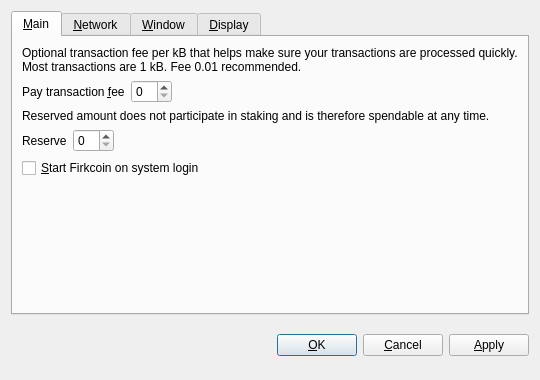
<?xml version="1.0" encoding="UTF-8"?>
<ui version="4.0">
 <class>OptionsDialog</class>
 <widget class="QDialog" name="OptionsDialog">
  <property name="geometry">
   <rect>
    <x>0</x>
    <y>0</y>
    <width>540</width>
    <height>380</height>
   </rect>
  </property>
  <property name="windowTitle">
   <string>Options</string>
  </property>
  <property name="modal">
   <bool>true</bool>
  </property>
  <layout class="QVBoxLayout" name="verticalLayout">
   <item>
    <widget class="QTabWidget" name="tabWidget">
     <property name="tabPosition">
      <enum>QTabWidget::North</enum>
     </property>
     <property name="currentIndex">
      <number>0</number>
     </property>
     <widget class="QWidget" name="tabMain">
      <attribute name="title">
       <string>&amp;Main</string>
      </attribute>
      <layout class="QVBoxLayout" name="verticalLayout_Main">
       <item>
        <widget class="QLabel" name="transactionFeeInfoLabel">
         <property name="text">
          <string>Optional transaction fee per kB that helps make sure your transactions are processed quickly. Most transactions are 1 kB. Fee 0.01 recommended.</string>
         </property>
         <property name="textFormat">
          <enum>Qt::PlainText</enum>
         </property>
         <property name="wordWrap">
          <bool>true</bool>
         </property>
        </widget>
       </item>
       <item>
        <layout class="QHBoxLayout" name="horizontalLayoutFee">
         <item>
          <widget class="QLabel" name="transactionFeeLabel">
           <property name="text">
            <string>Pay transaction &amp;fee</string>
           </property>
           <property name="textFormat">
            <enum>Qt::PlainText</enum>
           </property>
           <property name="buddy">
            <cstring>transactionFee</cstring>
           </property>
          </widget>
         </item>
         <item>
          <widget class="BitcoinAmountField" name="transactionFee"/>
         </item>
         <item>
          <spacer name="horizontalSpacerFee">
           <property name="orientation">
            <enum>Qt::Horizontal</enum>
           </property>
           <property name="sizeHint" stdset="0">
            <size>
             <width>40</width>
             <height>20</height>
            </size>
           </property>
          </spacer>
         </item>
        </layout>
       </item>
       <item>
        <widget class="QLabel" name="reserveBalanceInfoLabel">
         <property name="text">
          <string>Reserved amount does not participate in staking and is therefore spendable at any time.</string>
         </property>
         <property name="textFormat">
          <enum>Qt::PlainText</enum>
         </property>
         <property name="wordWrap">
          <bool>true</bool>
         </property>
        </widget>
       </item>
       <item>
        <layout class="QHBoxLayout" name="horizontalLayoutReserveBalance">
         <item>
          <widget class="QLabel" name="reserveBalanceLabel">
           <property name="text">
            <string>Reserve</string>
           </property>
           <property name="textFormat">
            <enum>Qt::PlainText</enum>
           </property>
           <property name="buddy">
            <cstring>reserveBalance</cstring>
           </property>
          </widget>
         </item>
         <item>
          <widget class="BitcoinAmountField" name="reserveBalance"/>
         </item>
         <item>
          <spacer name="horizontalSpacerReserveBalance">
           <property name="orientation">
            <enum>Qt::Horizontal</enum>
           </property>
           <property name="sizeHint" stdset="0">
            <size>
             <width>40</width>
             <height>20</height>
            </size>
           </property>
          </spacer>
         </item>
        </layout>
       </item>
       <item>
        <widget class="QCheckBox" name="bitcoinAtStartup">
         <property name="toolTip">
          <string>Automatically start Firkcoin after logging in to the system.</string>
         </property>
         <property name="text">
          <string>&amp;Start Firkcoin on system login</string>
         </property>
        </widget>
       </item>
       <item>
        <spacer name="verticalSpacer_Main">
         <property name="orientation">
          <enum>Qt::Vertical</enum>
         </property>
         <property name="sizeHint" stdset="0">
          <size>
           <width>20</width>
           <height>40</height>
          </size>
         </property>
        </spacer>
       </item>
      </layout>
     </widget>
     <widget class="QWidget" name="tabNetwork">
      <attribute name="title">
       <string>&amp;Network</string>
      </attribute>
      <layout class="QVBoxLayout" name="verticalLayout_Network">
       <item>
        <widget class="QCheckBox" name="mapPortUpnp">
         <property name="toolTip">
          <string>Automatically open the Firkcoin client port on the router. This only works when your router supports UPnP and it is enabled.</string>
         </property>
         <property name="text">
          <string>Map port using &amp;UPnP</string>
         </property>
        </widget>
       </item>
       <item>
        <widget class="QCheckBox" name="connectSocks">
         <property name="toolTip">
          <string>Connect to the Firkcoin network through a SOCKS proxy (e.g. when connecting through Tor).</string>
         </property>
         <property name="text">
          <string>&amp;Connect through SOCKS proxy:</string>
         </property>
        </widget>
       </item>
       <item>
        <layout class="QHBoxLayout" name="horizontalLayout_Network">
         <item>
          <widget class="QLabel" name="proxyIpLabel">
           <property name="text">
            <string>Proxy &amp;IP:</string>
           </property>
           <property name="textFormat">
            <enum>Qt::PlainText</enum>
           </property>
           <property name="buddy">
            <cstring>proxyIp</cstring>
           </property>
          </widget>
         </item>
         <item>
          <widget class="QValidatedLineEdit" name="proxyIp">
           <property name="maximumSize">
            <size>
             <width>140</width>
             <height>16777215</height>
            </size>
           </property>
           <property name="toolTip">
            <string>IP address of the proxy (e.g. 127.0.0.1)</string>
           </property>
          </widget>
         </item>
         <item>
          <widget class="QLabel" name="proxyPortLabel">
           <property name="text">
            <string>&amp;Port:</string>
           </property>
           <property name="textFormat">
            <enum>Qt::PlainText</enum>
           </property>
           <property name="buddy">
            <cstring>proxyPort</cstring>
           </property>
          </widget>
         </item>
         <item>
          <widget class="QLineEdit" name="proxyPort">
           <property name="maximumSize">
            <size>
             <width>55</width>
             <height>16777215</height>
            </size>
           </property>
           <property name="toolTip">
            <string>Port of the proxy (e.g. 9050)</string>
           </property>
          </widget>
         </item>
         <item>
          <widget class="QLabel" name="socksVersionLabel">
           <property name="text">
            <string>SOCKS &amp;Version:</string>
           </property>
           <property name="textFormat">
            <enum>Qt::PlainText</enum>
           </property>
           <property name="buddy">
            <cstring>socksVersion</cstring>
           </property>
          </widget>
         </item>
         <item>
          <widget class="QValueComboBox" name="socksVersion">
           <property name="toolTip">
            <string>SOCKS version of the proxy (e.g. 5)</string>
           </property>
          </widget>
         </item>
         <item>
          <spacer name="horizontalSpacer_Network">
           <property name="orientation">
            <enum>Qt::Horizontal</enum>
           </property>
           <property name="sizeHint" stdset="0">
            <size>
             <width>40</width>
             <height>20</height>
            </size>
           </property>
          </spacer>
         </item>
        </layout>
       </item>
       <item>
        <spacer name="verticalSpacer_Network">
         <property name="orientation">
          <enum>Qt::Vertical</enum>
         </property>
         <property name="sizeHint" stdset="0">
          <size>
           <width>20</width>
           <height>40</height>
          </size>
         </property>
        </spacer>
       </item>
      </layout>
     </widget>
     <widget class="QWidget" name="tabWindow">
      <attribute name="title">
       <string>&amp;Window</string>
      </attribute>
      <layout class="QVBoxLayout" name="verticalLayout_Window">
       <item>
        <widget class="QCheckBox" name="minimizeToTray">
         <property name="toolTip">
          <string>Show only a tray icon after minimizing the window.</string>
         </property>
         <property name="text">
          <string>&amp;Minimize to the tray instead of the taskbar</string>
         </property>
        </widget>
       </item>
       <item>
        <widget class="QCheckBox" name="minimizeOnClose">
         <property name="toolTip">
          <string>Minimize instead of exit the application when the window is closed. When this option is enabled, the application will be closed only after selecting Quit in the menu.</string>
         </property>
         <property name="text">
          <string>M&amp;inimize on close</string>
         </property>
        </widget>
       </item>
       <item>
        <spacer name="verticalSpacer_Window">
         <property name="orientation">
          <enum>Qt::Vertical</enum>
         </property>
         <property name="sizeHint" stdset="0">
          <size>
           <width>20</width>
           <height>40</height>
          </size>
         </property>
        </spacer>
       </item>
      </layout>
     </widget>
     <widget class="QWidget" name="tabDisplay">
      <attribute name="title">
       <string>&amp;Display</string>
      </attribute>
      <layout class="QVBoxLayout" name="verticalLayout_Display">
       <item>
        <layout class="QHBoxLayout" name="horizontalLayout_1_Display">
         <item>
          <widget class="QLabel" name="langLabel">
           <property name="text">
            <string>User Interface &amp;language:</string>
           </property>
           <property name="textFormat">
            <enum>Qt::PlainText</enum>
           </property>
           <property name="buddy">
            <cstring>lang</cstring>
           </property>
          </widget>
         </item>
         <item>
          <widget class="QValueComboBox" name="lang">
           <property name="toolTip">
            <string>The user interface language can be set here. This setting will take effect after restarting Firkcoin.</string>
           </property>
          </widget>
         </item>
        </layout>
       </item>
       <item>
        <layout class="QHBoxLayout" name="horizontalLayout_2_Display">
         <item>
          <widget class="QLabel" name="unitLabel">
           <property name="text">
            <string>&amp;Unit to show amounts in:</string>
           </property>
           <property name="textFormat">
            <enum>Qt::PlainText</enum>
           </property>
           <property name="buddy">
            <cstring>unit</cstring>
           </property>
          </widget>
         </item>
         <item>
          <widget class="QValueComboBox" name="unit">
           <property name="toolTip">
            <string>Choose the default subdivision unit to show in the interface and when sending coins.</string>
           </property>
          </widget>
         </item>
        </layout>
       </item>
       <item>
        <widget class="QCheckBox" name="displayAddresses">
         <property name="toolTip">
          <string>Whether to show Firkcoin addresses in the transaction list or not.</string>
         </property>
         <property name="text">
          <string>&amp;Display addresses in transaction list</string>
         </property>
        </widget>
       </item>
       <item>
        <widget class="QCheckBox" name="coinControlFeatures">
         <property name="toolTip">
          <string>Whether to show coin control features or not.</string>
         </property>
         <property name="text">
          <string>Display coin &amp;control features (experts only!)</string>
         </property>
        </widget>
       </item>
       <item>
        <spacer name="verticalSpacer_Display">
         <property name="orientation">
          <enum>Qt::Vertical</enum>
         </property>
         <property name="sizeHint" stdset="0">
          <size>
           <width>20</width>
           <height>40</height>
          </size>
         </property>
        </spacer>
       </item>
      </layout>
     </widget>
    </widget>
   </item>
   <item>
    <layout class="QHBoxLayout" name="horizontalLayout_Buttons">
     <item>
      <spacer name="horizontalSpacer_1">
       <property name="orientation">
        <enum>Qt::Horizontal</enum>
       </property>
       <property name="sizeHint" stdset="0">
        <size>
         <width>40</width>
         <height>48</height>
        </size>
       </property>
      </spacer>
     </item>
     <item>
      <widget class="QLabel" name="statusLabel">
       <property name="font">
        <font>
         <weight>75</weight>
         <bold>true</bold>
        </font>
       </property>
       <property name="text">
        <string/>
       </property>
       <property name="textFormat">
        <enum>Qt::PlainText</enum>
       </property>
       <property name="wordWrap">
        <bool>true</bool>
       </property>
      </widget>
     </item>
     <item>
      <spacer name="horizontalSpacer_2">
       <property name="orientation">
        <enum>Qt::Horizontal</enum>
       </property>
       <property name="sizeHint" stdset="0">
        <size>
         <width>40</width>
         <height>48</height>
        </size>
       </property>
      </spacer>
     </item>
     <item>
      <widget class="QPushButton" name="okButton">
       <property name="text">
        <string>&amp;OK</string>
       </property>
      </widget>
     </item>
     <item>
      <widget class="QPushButton" name="cancelButton">
       <property name="text">
        <string>&amp;Cancel</string>
       </property>
       <property name="autoDefault">
        <bool>false</bool>
       </property>
      </widget>
     </item>
     <item>
      <widget class="QPushButton" name="applyButton">
       <property name="text">
        <string>&amp;Apply</string>
       </property>
       <property name="autoDefault">
        <bool>false</bool>
       </property>
      </widget>
     </item>
    </layout>
   </item>
  </layout>
 </widget>
 <customwidgets>
  <customwidget>
   <class>BitcoinAmountField</class>
   <extends>QSpinBox</extends>
   <header>bitcoinamountfield.h</header>
  </customwidget>
  <customwidget>
   <class>QValueComboBox</class>
   <extends>QComboBox</extends>
   <header>qvaluecombobox.h</header>
  </customwidget>
  <customwidget>
   <class>QValidatedLineEdit</class>
   <extends>QLineEdit</extends>
   <header>qvalidatedlineedit.h</header>
  </customwidget>
 </customwidgets>
 <resources/>
 <connections/>
</ui>
